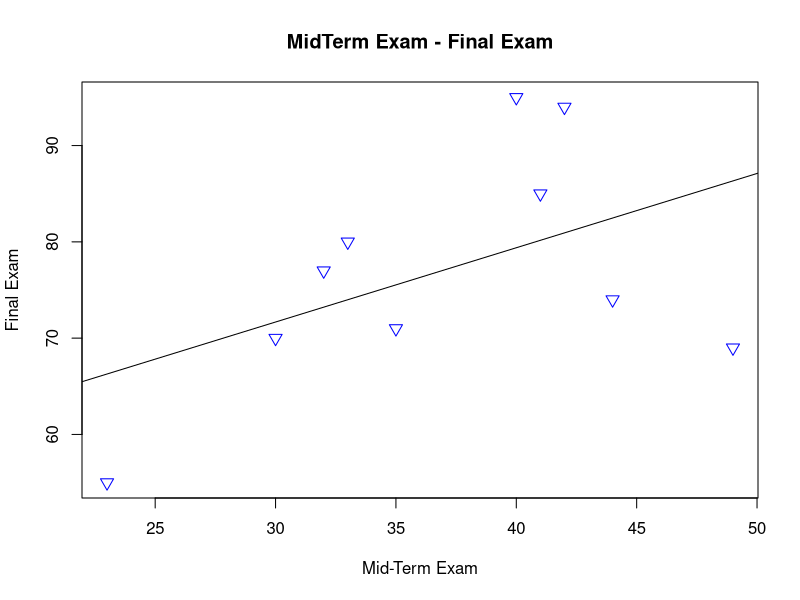
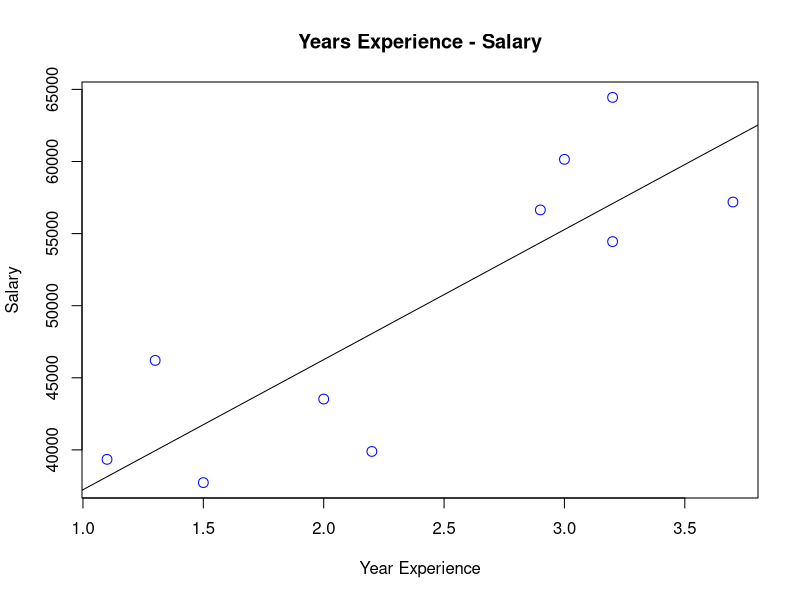
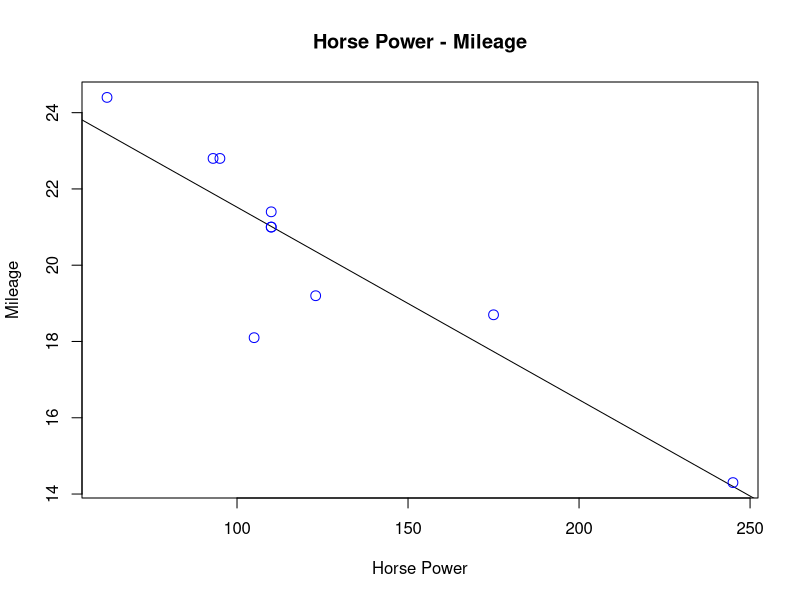

Source code (R) for these figures, in order: (Note: this script raises an error after producing the figures.)
# Question 1
# A random sample of 10 students produced the following data, where x is the midterm exam score out of 50, and y is the final exam score out of 100.
# Can you predict the final exam score of a random student if you know the midterm exam score?
# MidtermExam = 40, 30, 33, 35, 44, 49, 23, 41, 42, 32 finalExam <- 95, 70, 80, 71, 74, 69, 55, 85, 94, 77
# Estimate simple linear regression and predict the final exam score of a student who is having 48 in midterm exam.
# Also plot linear regression. Add labels, title, plot shape, color and change plot size.


MidtermExam = c(40, 30, 33, 35, 44, 49, 23, 41, 42, 32)
finalExam = c(95, 70, 80, 71, 74, 69, 55, 85, 94, 77)

r = lm(finalExam~MidtermExam)
r

a = data.frame(MidtermExam=48)
b = predict(r,a)
b

plot(MidtermExam, finalExam, col="blue", main="MidTerm Exam - Final Exam", abline(lm(finalExam~MidtermExam)), cex=1.3, pch=25, xlab="Mid-Term Exam", ylab="Final Exam")

#Question 2
# A random sample of 10 employee considered, where x is the year of experience and y is the salary of employee.
# Can you predict the salary of the person if you know the year of experience?
# Years_Exp = 1.1, 1.3, 1.5, 2.0, 2.2, 2.9, 3.0, 3.2, 3.2, 3.7
# Salary = 39343.00, 46205.00, 37731.00, 43525.00,39891.00, 56642.00, 60150.00, 54445.00, 64445.00, 57189.00
# Calculate simple linear regression and predict salary of two person who is having 3.5 year and 4.5 year of experience respectively.
# Also plot linear regression. Add labels, title, plot shape, color and change plot size.

Years_Exp = c(1.1, 1.3, 1.5, 2.0, 2.2, 2.9, 3.0, 3.2, 3.2, 3.7)
Salary = c(39343.00, 46205.00, 37731.00, 43525.00,39891.00, 56642.00, 60150.00, 54445.00, 64445.00, 57189.00)

r = lm(Salary~Years_Exp)
r

a = data.frame(Years_Exp=c(3.5,4.5))
b = predict(r,a)
b

plot(Years_Exp, Salary, col="blue", main="Years Experience - Salary", abline(lm(Salary~Years_Exp)), cex=1.3, pch=21, xlab="Year Experience", ylab="Salary")

#Question 3
# Consider the available dataset: mtcars
# Take hp (Gross horsepower) as a x value and Miles per gallon as y.
# Take first 10 records as sample from both fields.
# Predict value of mpg where hp is 94.
# Also plot linear regression. Add labels, title, plot shape, color and change plot size.

View(mtcars)

hp = head(mtcars$hp, 10)
hp

mileage = head(mtcars$mpg, 10)
mileage

r = lm(mileage~hp)
r

a = data.frame(hp=94)
b = predict(r,a)
b

plot(hp, mileage, col="blue", main="Horse Power - Mileage", abline(lm(mileage~hp)), cex=1.3, pch=21, xlab="Horse Power", ylab="Mileage")

#EXCEL
theory = data$`ADS Theory`
theory

prac = data$`ADS Practical`
prac

r = lm(theory~prac)
r

a = data.frame(prac=94)
b = predict(r,a)
b

plot(prac, theory, col="blue", main="ADS Theory - ADS Practical", abline(lm(theory~prac)), cex=1.3, pch=21, xlab="ADS Practical", ylab="ADS Theory")
